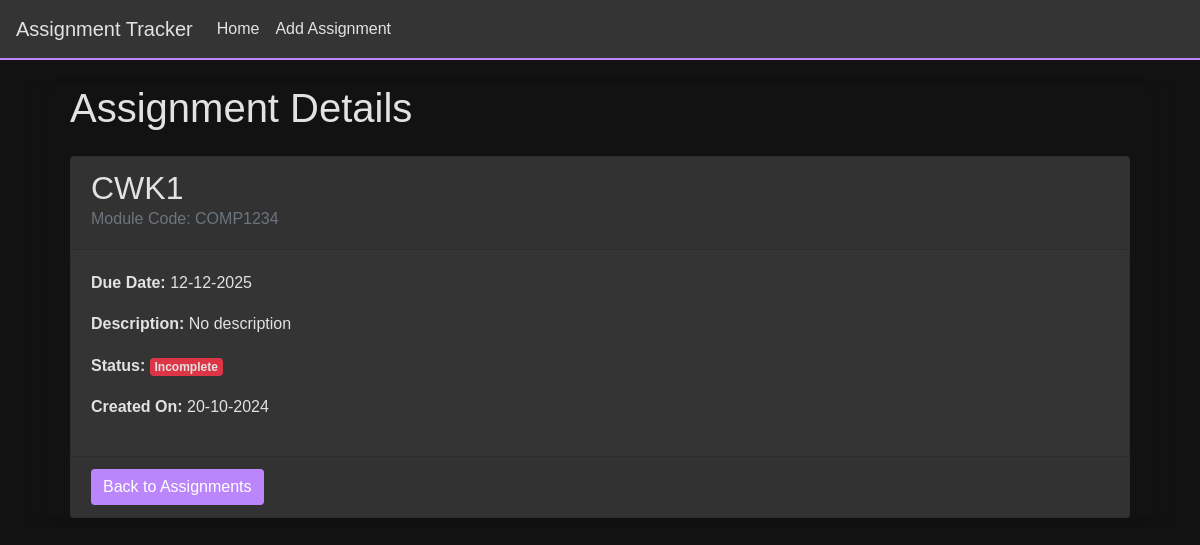
Page /view-assignment/1 on the earlier database version.
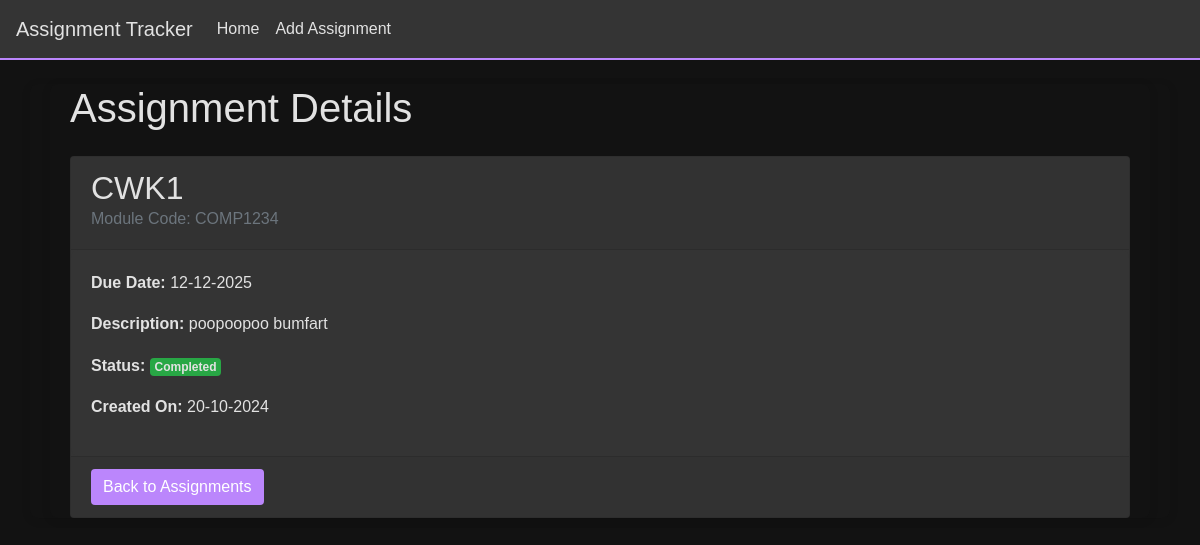
Same page on the later database version.
### app/models.py (models this page shows, shortened)
class Assignment(db.Model):
    id = db.Column(db.Integer, primary_key=True)
    title = db.Column(db.String(100), nullable=False)  # Assessment title
    module_code = db.Column(db.String(20), nullable=False)  # Module code
    deadline = db.Column(db.DateTime, nullable=False)  # Deadline date
    description = db.Column(db.Text, nullable=True)  # Short description
    is_completed = db.Column(db.Boolean, default=False)  # Completion status
    date_created = db.Column(db.DateTime, default=datetime.utcnow)  # Timestamp for when the assignment was added

### app/views.py (the view)
@app.route("/view-assignment/<int:assignment_id>")
def view_assignment(assignment_id):
    assignment = Assignment.query.get(assignment_id)
    if assignment is None:
        return render_template("404.html", message="Assignment doesn't exist!"), 404
    return render_template("view_assignment.html", assignment = assignment)

### app/templates/view_assignment.html
{% extends "base.html" %}
{% block head %}
    <link rel="stylesheet" href="../static/viewDetails.css">
{% endblock %}
{% block content %}
    <div class="container">
        <h1>Assignment Details</h1>
        <div class="card mt-4">
            <div class="card-header">
                <h2>{{ assignment.title }}</h2>
                <h6 class="card-subtitle mb-2 text-muted">Module Code: {{ assignment.module_code }}</h6>
            </div>
            <div class="card-body">
                <p><strong>Due Date:</strong> {{ assignment.deadline.strftime('%d-%m-%Y') }}</p>
                <p><strong>Description:</strong>
                    {% if assignment.description %}
                        {{ assignment.description }}</p>
                    {% else %}
                        No description
                    {% endif %}
                <p><strong>Status:</strong>
                {% if assignment.is_completed %}
                    <span class="badge bg-success">Completed</span>
                {% else %}
                    <span class="badge bg-danger">Incomplete</span>
                {% endif %}
                </p>
                <p><strong>Created On:</strong> {{ assignment.date_created.strftime('%d-%m-%Y')}}</p>
            </div>
            <div class="card-footer">
                <a href="{{ url_for('index') }}" class="btn btn-primary">Back to Assignments</a>
            </div>
        </div>
    </div>
{% endblock %}

Differences in the rows shown:
changed Assignment "CWK1": description (not shown) → "poopoopoo bumfart"; is_completed False → True (drawn)
Other differences:
text no longer shown: "No description Incomplete"
text now shown: "Completed"
